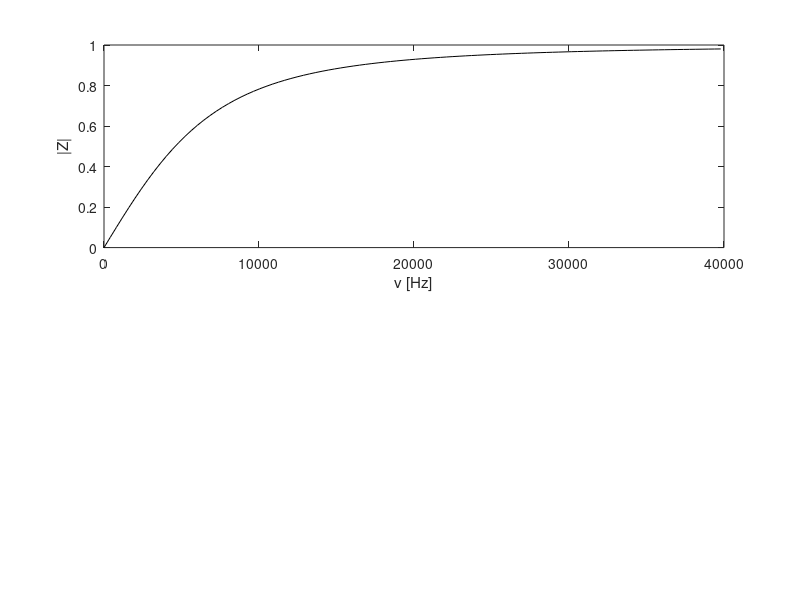

Write the MATLAB code that produced this figure. (Note: this script raises an error after producing the figure.)
R=1e4;
C=2e-9;
omega_3dB=1/R/C;
nu_3dB=omega_3dB/2/pi;
Nomega=100;
omega_max=omega_3dB*5;
omega=(0:omega_max/(Nomega-1):omega_max);
Z=R./sqrt(R^2+(1./omega.^2/C^2)).*exp(-1i*atan(1./omega/R/C));
figure;
subplot(211)
plot(omega/2/pi,abs(Z),'k')
xlabel('\nu [Hz]')
ylabel('|Z|')
title(['\nu_{3dB} = ' num2str(roundP(nu_3dB,0)) ' Hz'])
subplot(212)
plot(omega/2/pi,unwrap(angle(Z))/pi,'b')
xlabel('\nu [Hz]')
ylabel('phase [\pi]')